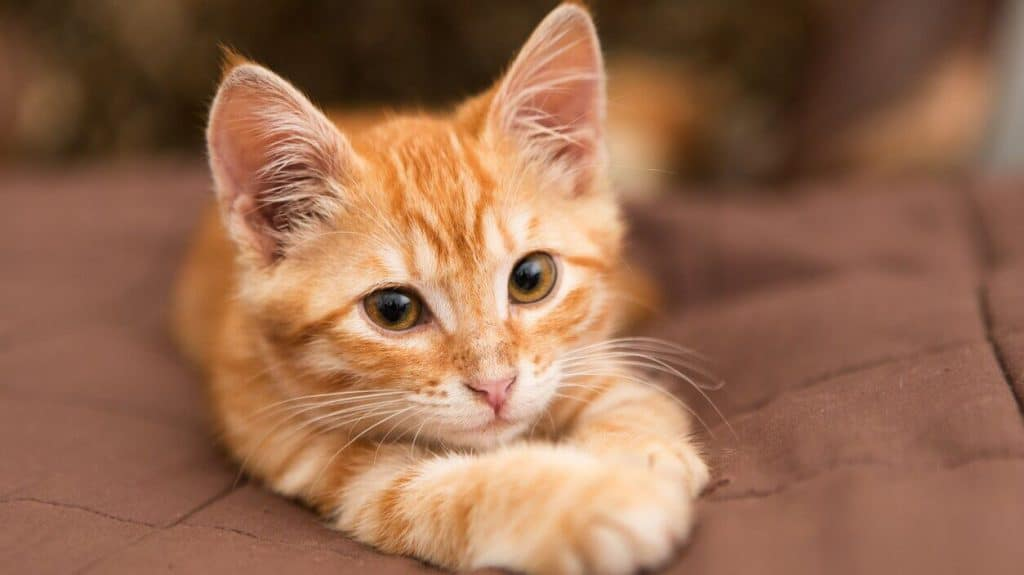
#> input picture gato.jpg, 1024 x 575 px
$ jupyter execute EjerciciosResueltos.ipynb
#> lines starting #> are read from the running program, lines starting #| are printed output that depends on the picture; after the words box and inside, x2 and y2 are one past the last pixel; in counts of white or black regions, pixels touching at a corner belong together
[cell 1]
import numpy as np
mylist = [1, 2, 3]
type(mylist)

[cell 2]
myarray = np.array(mylist)
print(myarray)
type(myarray)

[cell 3]
np.arange(0, 10, 3)

[cell 4]
# Arreglo de una dimensión
np.zeros(10)

# Arreglo de dos dimensiones (matriz)
np.zeros(shape=(10, 5))

[cell 5]
np.ones(shape=(3, 5))

[cell 6]
# Genera números aleatorios diferentes en cada ejecución
arr = np.random.randint(0, 100, 10)
print(arr)

# Usando una semilla para obtener siempre los mismos números "aleatorios"
np.random.seed(101)
arr = np.random.randint(0, 100, 10)
print(arr)

[cell 7]
# Valor máximo del arreglo
arr.max()

# Índice del valor máximo
arr.argmax()

[cell 8]
arr.reshape((2, 5))

[cell 9]
import matplotlib.pyplot as plt
from PIL import Image

pic = Image.open('gato.jpg')
#> pic is the input picture: PIL image 1024x575 RGB; mean R, G, B 150.5, 106.1, 79.3
type(pic)
pic

[cell 10]
pic_arr = np.asarray(pic)
pic_arr.shape
#> Out = (575, 1024, 3)

[cell 11]
plt.imshow(pic_arr)

[cell 12]
pic_red = pic_arr.copy()
# Muestra el canal rojo con un mapa de color gris
plt.imshow(pic_red[:, :, 0], cmap='gray')
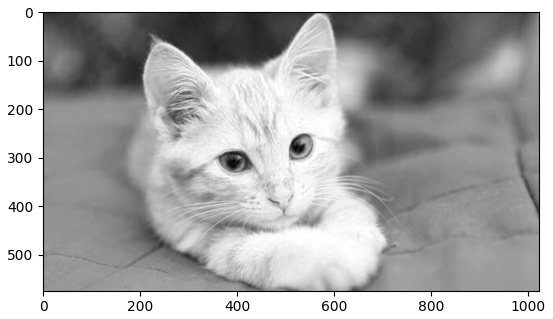
#> figure drawn by matplotlib, 1 panel

[cell 13]
pic_red[:, :, 1] = 0  # Canal verde a cero
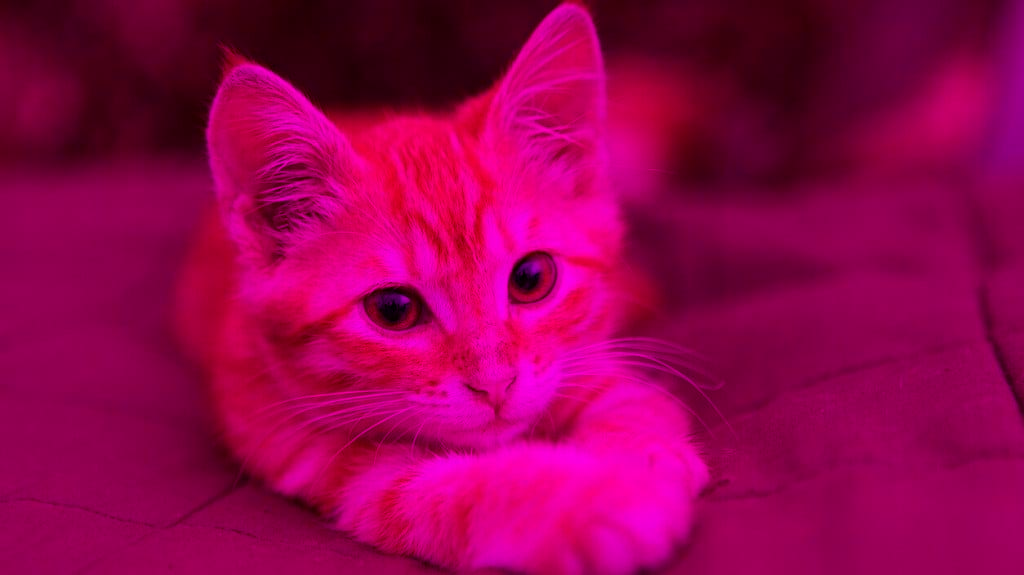
#> pic_red: shape (575, 1024, 3); mean R, G, B 150.5, 0, 79.3
pic_red[:, :, 2] = 0  # Canal azul a cero
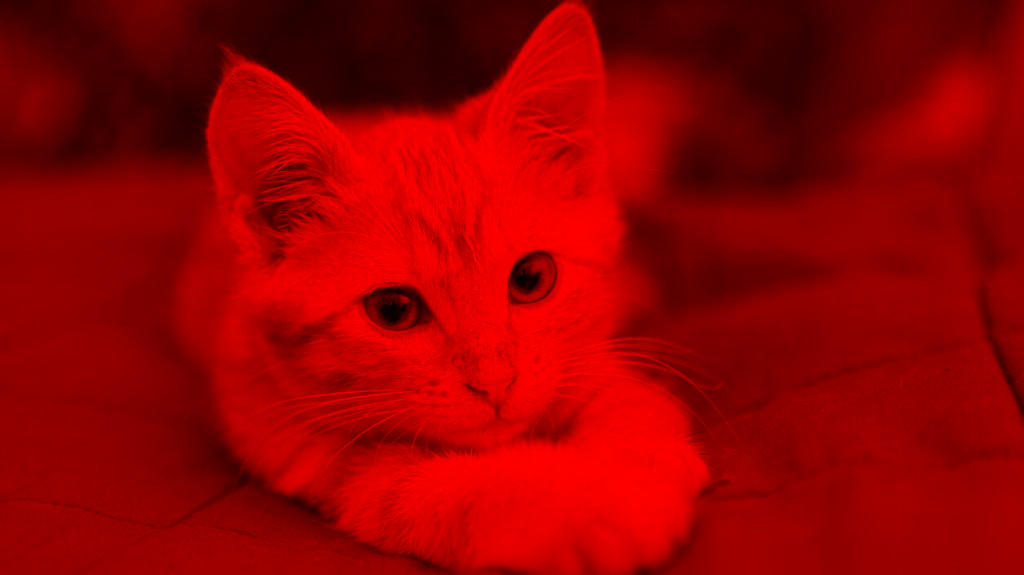
#> pic_red: shape (575, 1024, 3); mean R, G, B 150.5, 0, 0
plt.imshow(pic_red)

[cell 14]
import cv2
img = cv2.imread('gato.jpg')
fix_img = cv2.cvtColor(img, cv2.COLOR_BGR2RGB)
plt.imshow(fix_img)

[cell 15]
fix_gray = cv2.imread('gato.jpg', cv2.IMREAD_GRAYSCALE)
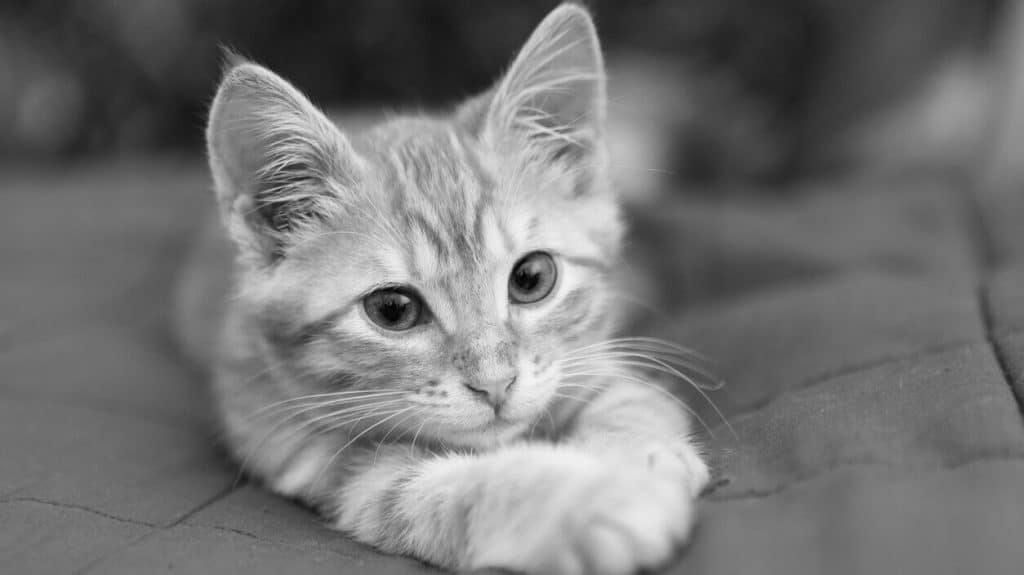
#> fix_gray: shape (575, 1024); min 0, max 246, mean 116.4
plt.imshow(fix_gray, cmap='gray')

[cell 16]
new_img = cv2.resize(fix_img, (700, 400))
plt.imshow(new_img)

[cell 17]
w_ratio = 0.5
h_ratio = 0.5
new_img = cv2.resize(fix_img, (0, 0), fx=w_ratio, fy=h_ratio)
#> new_img: shape (288, 512, 3)
plt.imshow(new_img)

[cell 18]
cv2.imwrite('newcat.jpg', new_img)
#> Out = True

[cell 19]
blank_img = np.zeros(shape=(512, 512, 3), dtype=np.int16)

[cell 20]
cv2.rectangle(blank_img, pt1=(384, 50), pt2=(500, 150), color=(0, 255, 0), thickness=10)
plt.imshow(blank_img)

[cell 21]
# Círculo con borde
cv2.circle(blank_img, center=(100, 100), radius=50, color=(0, 0, 255), thickness=5)
# Círculo relleno
cv2.circle(blank_img, center=(250, 250), radius=30, color=(255, 0, 0), thickness=-1)
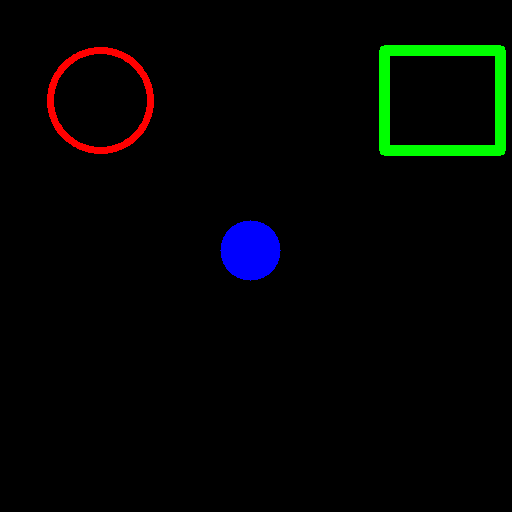
#> blank_img: shape (512, 512, 3) int16; mean of channels 0, 1, 2 2.7, 4.6, 2.1; drawn as B, G, R
plt.imshow(blank_img)
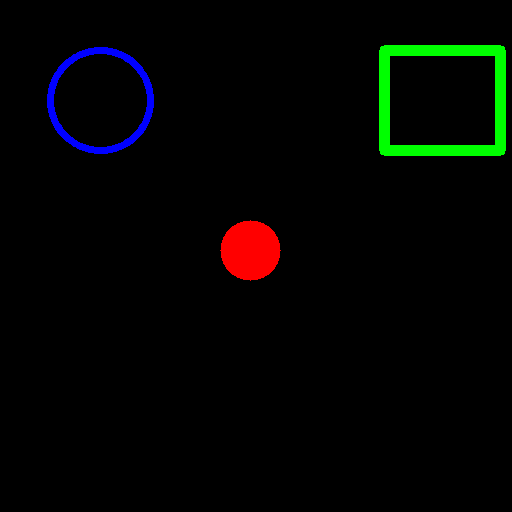
#> shown: shape (512, 512, 3); mean R, G, B 2.7, 4.6, 2.1

[cell 22]
cv2.line(blank_img, pt1=(0, 0), pt2=(512, 512), color=(0, 100, 200), thickness=5)
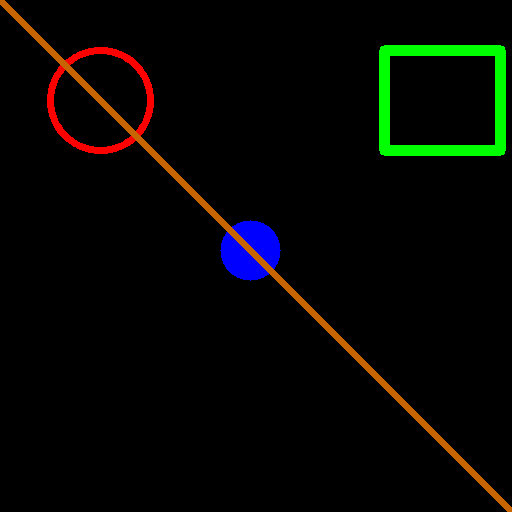
#> blank_img: shape (512, 512, 3) int16; 1.75% of pixels changed, all inside (x1, y1, x2, y2) = (0, 0, 512, 512); drawn as B, G, R
plt.imshow(blank_img)
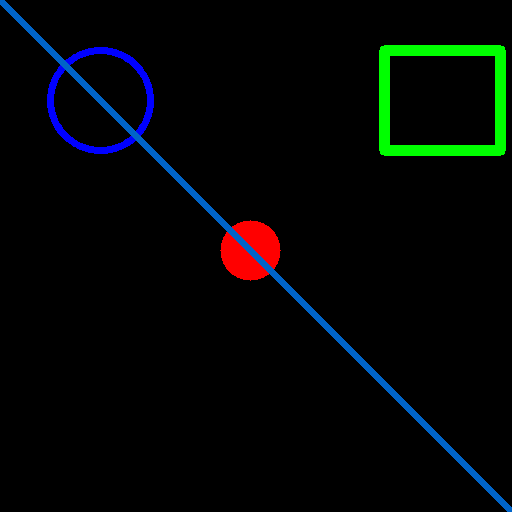
#> shown: shape (512, 512, 3); mean R, G, B 2.4, 6.3, 5.6

[cell 23]
font = cv2.FONT_HERSHEY_SIMPLEX
cv2.putText(blank_img, text='Hola', org=(10, 500), fontFace=font, fontScale=4, color=(255, 255, 255), thickness=2, lineType=cv2.LINE_AA)
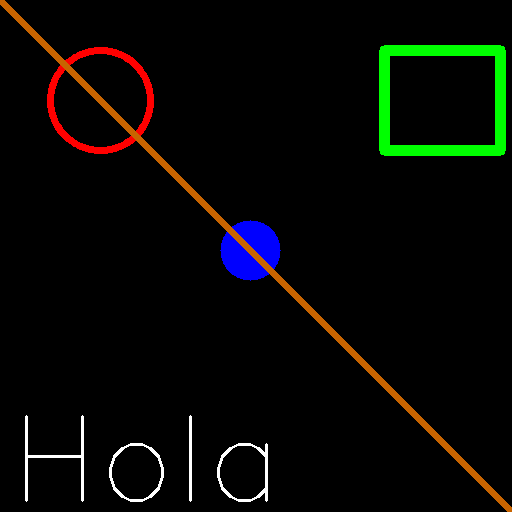
#> blank_img: shape (512, 512, 3) int16; 0.77% of pixels changed, all inside (x1, y1, x2, y2) = (25, 415, 268, 502); drawn as B, G, R
plt.imshow(blank_img)
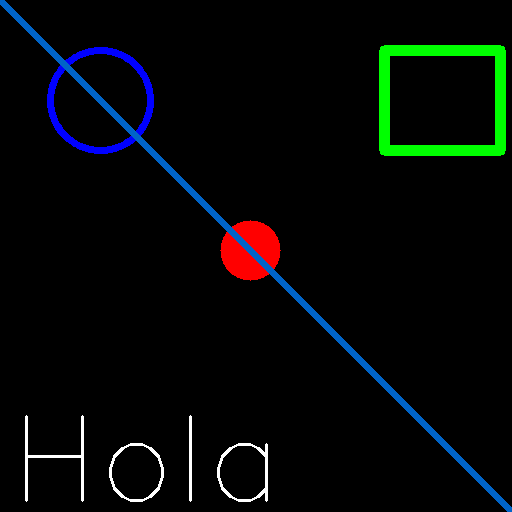
#> shown: shape (512, 512, 3); mean R, G, B 4.3, 8.3, 7.5
